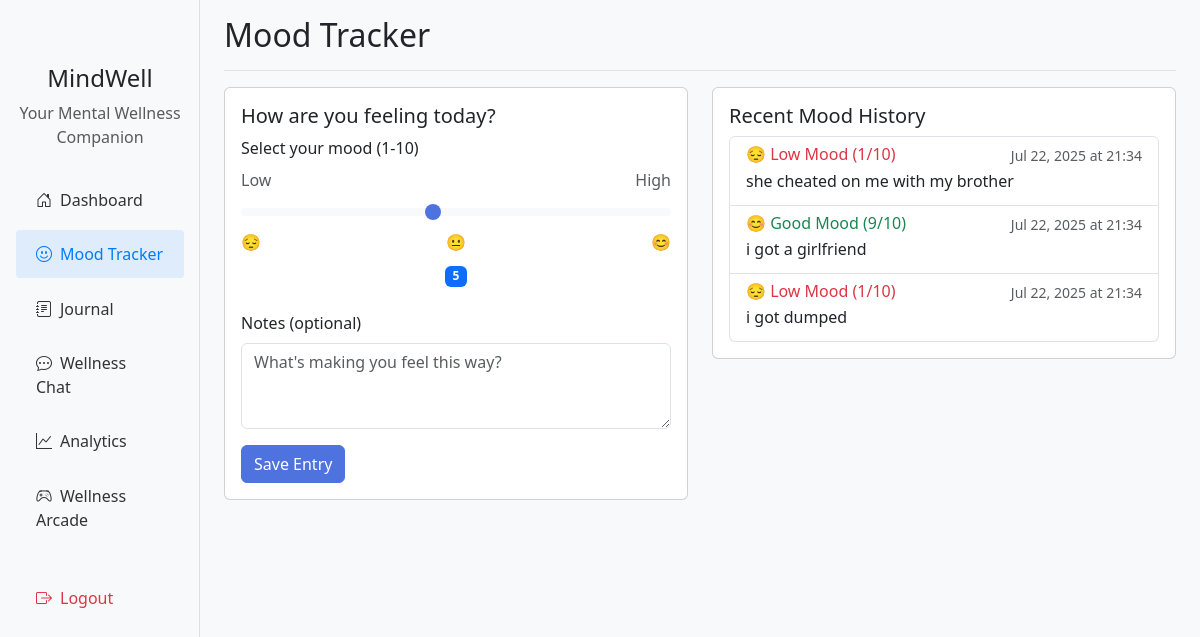
Screenshot of /mood (signed in) with the database file from the repository.
### main.py (models this page shows)
class MoodEntry(db.Model):
    id = db.Column(db.Integer, primary_key=True)
    user_id = db.Column(db.Integer, db.ForeignKey('user.id'), nullable=False)
    mood_score = db.Column(db.Integer, nullable=False)  # 1-10 scale
    notes = db.Column(db.Text)
    timestamp = db.Column(db.DateTime, default=datetime.utcnow)

### main.py (the view, shortened to what this page needs)
@app.route('/mood', methods=['GET', 'POST'])
def mood_tracker():
    if 'user_id' not in session:
        return redirect(url_for('login'))
    mood_entries = MoodEntry.query.filter_by(user_id=session['user_id']).order_by(MoodEntry.timestamp.desc()).limit(10).all()
    return render_template('mood.html', entries=mood_entries)

### templates/mood.html (shortened to what this page needs)
{% extends "base.html" %}
{% block page_title %}Mood Tracker{% endblock %}
{% block content %}
<div class="row">
    <div class="col-md-6">
        <div class="card mb-4">
            <div class="card-body">
                <h5 class="card-title">How are you feeling today?</h5>
                <form method="POST" action="{{ url_for('mood_tracker') }}">
                    <div class="mb-4">
                        <label class="form-label">Select your mood (1-10)</label>
                        <div class="d-flex justify-content-between mb-2">
                            <span class="text-muted">Low</span>
                            <span class="text-muted">High</span>
                        </div>
                        <input type="range" class="form-range" min="1" max="10" step="1" id="mood_score" name="mood_score" value="5">
                        <div class="d-flex justify-content-between">
                            <span>😔</span>
                            <span>😐</span>
                            <span>😊</span>
                        </div>
                        <div class="text-center mt-2">
                            <span id="mood_value" class="badge bg-primary">5</span>
                        </div>
                    </div>
                    <div class="mb-3">
                        <label for="notes" class="form-label">Notes (optional)</label>
                        <textarea class="form-control" id="notes" name="notes" rows="3" placeholder="What's making you feel this way?"></textarea>
                    </div>
                    <button type="submit" class="btn btn-primary">Save Entry</button>
                </form>
            </div>
        </div>
    </div>
    <div class="col-md-6">
        <div class="card">
            <div class="card-body">
                <h5 class="card-title">Recent Mood History</h5>
                {% if entries %}
                <div class="list-group">
                    {% for entry in entries %}
                    <div class="list-group-item">
                        <div class="d-flex w-100 justify-content-between">
                            <h6 class="mb-1">
                                {% if entry.mood_score <= 3 %}
                                <span class="text-danger">😔 Low Mood ({{ entry.mood_score }}/10)</span>
                                {% elif entry.mood_score <= 7 %}
                                <span class="text-warning">😐 Neutral Mood ({{ entry.mood_score }}/10)</span>
                                {% else %}
                                <span class="text-success">😊 Good Mood ({{ entry.mood_score }}/10)</span>
                                {% endif %}
                            </h6>
                            <small class="text-muted">{{ entry.timestamp.strftime('%b %d, %Y at %H:%M') }}</small>
                        </div>
                        {% if entry.notes %}
                        <p class="mb-1">{{ entry.notes }}</p>
                        {% else %}
                        <p class="text-muted mb-1"><small>No notes added</small></p>
                        {% endif %}
                    </div>
                    {% endfor %}
                </div>
                {% else %}
                <p class="text-muted">No mood entries yet. Start tracking your mood!</p>
                {% endif %}
            </div>
        </div>
    </div>
</div>
{% endblock %}

### templates/base.html (shortened to what this page needs)
<!DOCTYPE html>
<html lang="en">
<head>
    <link href="https://cdn.jsdelivr.net/npm/bootstrap@5.3.0/dist/css/bootstrap.min.css" rel="stylesheet">
    <link rel="stylesheet" href="https://cdn.jsdelivr.net/npm/bootstrap-icons@1.10.0/font/bootstrap-icons.css">
    <link rel="stylesheet" href="{{ url_for('static', filename='css/style.css') }}">
</head>
<body>
    <div class="container-fluid">
        <div class="row">
            {% if session.user_id %}
            <div class="col-md-3 col-lg-2 d-md-block bg-light sidebar collapse">
                <div class="position-sticky pt-3">
                    <div class="text-center mb-4">
                        <h4>MindWell</h4>
                        <p class="text-muted">Your Mental Wellness Companion</p>
                    </div>
                    <ul class="nav flex-column">
                        <li class="nav-item">
                            <a class="nav-link {% if request.path == url_for('index') %}active{% endif %}" href="{{ url_for('index') }}">
                                <i class="bi bi-house-door me-2"></i>Dashboard
                            </a>
                        </li>
                        <li class="nav-item">
                            <a class="nav-link {% if request.path == url_for('mood_tracker') %}active{% endif %}" href="{{ url_for('mood_tracker') }}">
                                <i class="bi bi-emoji-smile me-2"></i>Mood Tracker
                            </a>
                        </li>
                        <li class="nav-item">
                            <a class="nav-link {% if request.path == url_for('journal') %}active{% endif %}" href="{{ url_for('journal') }}">
                                <i class="bi bi-journal-text me-2"></i>Journal
                            </a>
                        </li>
                        <li class="nav-item">
                            <a class="nav-link {% if request.path == url_for('chat') %}active{% endif %}" href="{{ url_for('chat') }}">
                                <i class="bi bi-chat-dots me-2"></i>Wellness Chat
                            </a>
                        </li>
                        <li class="nav-item">
                            <a class="nav-link {% if request.path == url_for('analytics') %}active{% endif %}" href="{{ url_for('analytics') }}">
                                <i class="bi bi-graph-up me-2"></i>Analytics
                            </a>
                        </li>
                        <li class="nav-item">
                            <a class="nav-link {% if request.path == url_for('arcade') %}active{% endif %}" href="{{ url_for('arcade') }}">
                                <i class="bi bi-controller me-2"></i>Wellness Arcade
                            </a>
                        </li>
                        <li class="nav-item mt-4">
                            <a class="nav-link text-danger" href="{{ url_for('logout') }}">
                                <i class="bi bi-box-arrow-right me-2"></i>Logout
                            </a>
                        </li>
                    </ul>
                </div>
            </div>
            {% endif %}
            <main class="col-md-9 ms-sm-auto col-lg-10 px-md-4">
                <div class="d-flex justify-content-between flex-wrap flex-md-nowrap align-items-center pt-3 pb-2 mb-3 border-bottom">
                    {% if not session.user_id %}
                    <h1 class="h2">MindWell</h1>
                    {% else %}
                    <h1 class="h2">{% block page_title %}{% endblock %}</h1>
                    {% endif %}
                </div>
                {% block content %}{% endblock %}
            </main>
        </div>
    </div>
</body>
</html>

### static/css/style.css (style rules this page uses)
body { font-family: 'Segoe UI', Tahoma, Geneva, Verdana, sans-serif; background-color: #f8f9fa; }
.sidebar { position: fixed; top: 0; bottom: 0; left: 0; z-index: 100; padding: 48px 0 0; box-shadow: inset -1px 0 0 rgba(0, 0, 0, .1); }
.sidebar .nav-link { font-weight: 500; color: #333; padding: 0.75rem 1.25rem; border-radius: 0.25rem; margin: 0.2rem 1rem; }
.sidebar .nav-link.active { color: #007bff; background-color: rgba(0, 123, 255, 0.1); }
.sidebar .nav-link i { margin-right: 0.5rem; }
.card { transition: transform 0.3s ease, box-shadow 0.3s ease; }
.btn-primary { background-color: #4e73df; border-color: #4e73df; }

### rows the page displays
MoodEntry: mood_score "1", timestamp "Jul 22, 2025 at 21:34", notes "she cheated on me with my brother"
MoodEntry: mood_score "9", timestamp "Jul 22, 2025 at 21:34", notes "i got a girlfriend"
MoodEntry: mood_score "1", timestamp "Jul 22, 2025 at 21:34", notes "i got dumped"
